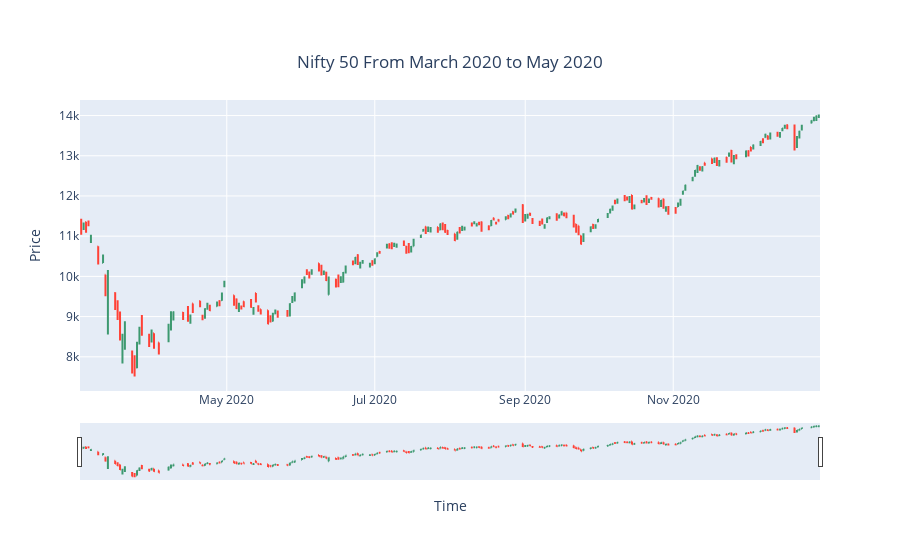

Notebook source saved alongside this figure:
### Code cell
OHLC_data = nifty_50_df['3-2020':'2020']

fig = go.Figure(data=go.Ohlc(x=OHLC_data.index,
                            open=OHLC_data['Open'],
                            high=OHLC_data['High'],
                            low=OHLC_data['Low'],
                            close=OHLC_data['Close']))

fig.update_layout(title_text='Nifty 50 From March 2020 to May 2020',
                  title={
                    'y':0.9,
                    'x':0.5,
                    'xanchor': 'center',
                    'yanchor': 'top'},
                  xaxis_rangeslider_visible=True,
                  xaxis_title="Time",
                  yaxis_title="Price")

fig.show()

### Figure 1 — Plotly figure (JSON) as saved in the notebook; plotly's stock layout.template omitted (floating-point values rounded to 4 significant figures; data arrays with more than 128 entries replaced by an {"elided": "..."} marker saying what was removed)
{"data": [{"close": {"elided": "209 float values"}, "high": {"elided": "209 float values"}, "low": {"elided": "209 float values"}, "open": {"elided": "209 float values"}, "x": {"elided": "209 str values"}, "type": "ohlc"}], "layout": {"title": {"text": "Nifty 50 From March 2020 to May 2020", "y": 0.9, "x": 0.5, "xanchor": "center", "yanchor": "top"}, "xaxis": {"rangeslider": {"visible": true}, "title": {"text": "Time"}}, "yaxis": {"title": {"text": "Price"}}}}
